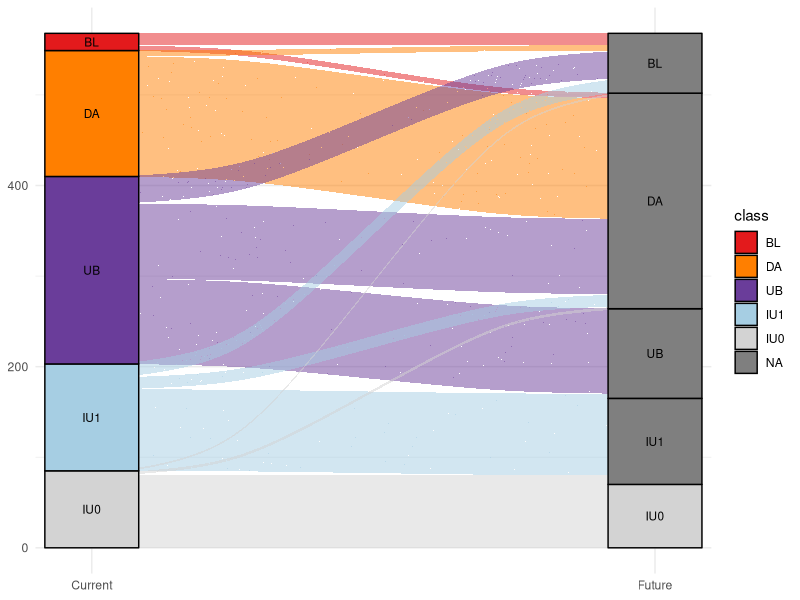

Here is the R script that generated this plot: (Note: this script raises an error after producing the figure.)
############################################################
# Border-proximate groundwater irrigation analysis
#
# Purpose:
#   - Classify transboundary aquifer dyads by irrigation patterns
#   - Compare current vs potential future classifications
#   - Produce figures and underlying datasets
#
# Inputs:
#   FinalDiads.csv
#
# Outputs:
#   ./plts/*.pdf figures
#   ./plts/*.csv datasets underlying figures
#   SI2.csv classification table
############################################################


############################################################
# 1. Libraries
############################################################

library(dplyr)
library(tidyr)
library(ggplot2)
library(multcompView)
library(purrr)
library(tibble)
library(ggalluvial)
library(vcd)
library(grid)



############################################################
# 2. Parameters
############################################################

eps    <- 1e-3
thresh <- 0.99

cls <- rev(c("IU0","IU1","UB","DA","BL"))

cols <- c(
  IU0 = "#D3D3D3",
  IU1 = "#A6CEE3",
  UB  = "#6A3D9A",
  DA  = "#FF7F00",
  BL  = "#E31A1C"
)



############################################################
# 3. Load data
############################################################

diads <- read.csv("FinalDiads.csv") %>%
  distinct(code, CC_1, CC_2, .keep_all = TRUE)



############################################################
# 4. Current dyad classification
############################################################

diadsP <- diads %>%
  mutate(
    rG1_1 = GW_B11_1 / GW_1,
    rG1_2 = GW_B11_2 / GW_2,
    rG2_1 = GW_B2_1 / GW_1,
    rG2_2 = GW_B2_2 / GW_2,
    
    class = case_when(
      
      pmax(GW_B2_1, GW_B2_2) < eps &
        pmax(UR_B2_1, UR_B2_2) < eps ~ "IU0",
      
      (GW_B2_1 < eps & UR_B2_1 < eps) |
        (GW_B2_2 < eps & UR_B2_2 < eps) ~ "IU1",
      
      pmin(GW_B2_1, GW_B2_2) < eps ~ "UB",
      
      pmax(rG1_1, rG1_2) > thresh ~ "BL",
      
      pmax(rG2_1, rG2_2) > thresh ~ "DA",
      
      TRUE ~ "DA"
    ),
    
    class = factor(class, levels = cls),
    GW = GW_1 + GW_2
  )



############################################################
# 5. Future classification
############################################################

diadsF <- diads %>%
  mutate(
    GW_1 = pmax(GW_1, CR3_1),
    GW_2 = pmax(GW_2, CR3_2),
    GW_B2_1 = pmax(GW_B2_1, CR3_B2_1),
    GW_B2_2 = pmax(GW_B2_2, CR3_B2_2),
    GW_B11_1 = pmax(GW_B11_1, CR3_B11_1),
    GW_B11_2 = pmax(GW_B11_2, CR3_B11_2)
  ) %>%
  mutate(
    rG1_1 = GW_B11_1 / GW_1,
    rG1_2 = GW_B11_2 / GW_2,
    rG2_1 = GW_B2_1 / GW_1,
    rG2_2 = GW_B2_2 / GW_2,
    
    classF = case_when(
      
      pmax(GW_B2_1, GW_B2_2) < eps &
        pmax(UR_B2_1, UR_B2_2) < eps ~ "IU0",
      
      (GW_B2_1 < eps & UR_B2_1 < eps) |
        (GW_B2_2 < eps & UR_B2_2 < eps) ~ "IU1",
      
      pmin(GW_B2_1, GW_B2_2) < eps ~ "UB",
      
      pmax(rG1_1, rG1_2) > thresh ~ "BL",
      
      pmax(rG2_1, rG2_2) > thresh ~ "DA",
      
      TRUE ~ "DA"
    ),
    
    classF = factor(classF, levels = cls)
  )



############################################################
# 6. Export classification table
############################################################

diadsC <- diadsP %>%
  select(code, name, CC_1, CC_2, class) %>%
  left_join(
    diadsF %>% select(code, CC_1, CC_2, classF),
    by = c("code","CC_1","CC_2")
  )




############################################################
# 7. Alluvial transition plot
############################################################

p1 <- ggplot(diadsC, aes(axis1 = class, axis2 = classF)) +
  geom_alluvium(aes(fill = class), width = 1/12) +
  geom_stratum(width = 1/6, aes(fill = class), color = "black") +
  geom_text(stat = "stratum", aes(label = after_stat(stratum)), size = 3) +
  scale_x_discrete(limits = c("Current","Future"), expand = c(.05,.05)) +
  scale_fill_manual(values = cols) +
  theme_minimal()

ggsave("./plts/B5/cls_1.pdf",p1,width=4,height=3)


data_alluvial <- diadsC %>%
  count(class,classF,name="n")

write.csv(data_alluvial,
          "./plts/B5/data_cls_1_alluvial.csv",
          row.names=FALSE)



############################################################
# 8. Tukey tests and faceted bar plots
############################################################

diadsP <- diadsP %>%
  mutate(
    FIR = (GW_1 + GW_2)/(GW_C_1 + GW_C_2),
    FBW = (GW3_1 + GW3_2)/(GW_1 + GW_2),
    GW  = (GW_1 + GW_2)*1000
  )

d_long <- diadsP %>%
  filter(GW>0) %>%
  select(class,FIR,FBW) %>%
  pivot_longer(-class,names_to="Variable",values_to="Value")


tukey_df <- d_long %>%
  group_by(Variable) %>%
  nest() %>%
  mutate(res = map(data,\(d){
    
    fit <- aov(Value~class,d)
    tuk <- TukeyHSD(fit,conf.level=.9)
    
    letters <- multcompLetters4(fit,tuk,threshold=.1)$class[[1]] |>
      tibble::enframe("class","letters")
    
    d %>%
      group_by(class) %>%
      summarise(
        mean = mean(Value,na.rm=TRUE),
        se   = sd(Value,na.rm=TRUE)/sqrt(n()),
        ci   = list(t.test(Value)$conf.int),
        .groups="drop"
      ) %>%
      mutate(
        ci_low  = map_dbl(ci,1),
        ci_high = map_dbl(ci,2)
      ) %>%
      select(-ci) %>%
      left_join(letters)
    
  })) %>%
  select(-data) %>%
  unnest(res) %>%
  mutate(
    Variable=factor(Variable,c("FGW","FBW")),
    class=factor(class,levels=rev(cls))
  )


ptuck <- ggplot(tukey_df,aes(class,mean,fill=class))+
  geom_col(width=.6)+
  geom_errorbar(aes(ymin=mean-se,ymax=mean+se),width=.1)+
  geom_text(aes(label=letters,
                y=ci_high+0.1*(ci_high-ci_low)),size=3.5)+
  geom_hline(yintercept=0,linetype="dashed")+
  facet_wrap(~Variable,scales="free_y",nrow=1)+
  scale_fill_manual(values=cols,name="")+
  labs(x=NULL,y="Mean value")+
  theme_classic()+
  theme(
    legend.position="top",
    strip.background=element_blank(),
    strip.text=element_text(face="bold")
  )

ggsave("./plts/B5/cls_2.pdf",ptuck,width=5,height=3)


data_tukey <- tukey_df %>%
  select(Variable,class,mean,se,letters)

write.csv(data_tukey,
          "./plts/B5/data_cls_2_bars.csv",
          row.names=FALSE)
